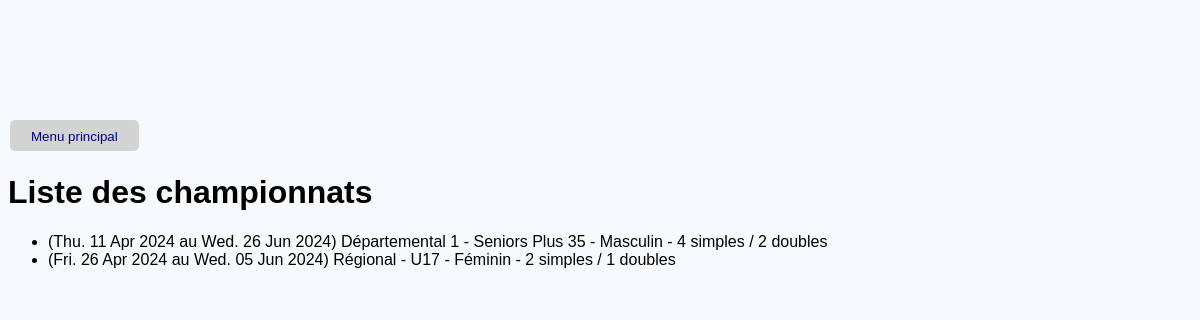
/list_championships, run on the app's committed database.
### TennisModel.py (models this page shows, shortened)
class Championship(db.Model):
    __tablename__ = 'championship'
    id = db.Column(db.Integer, primary_key=True)
    startDate = db.Column(db.Date, nullable=False)
    endDate = db.Column(db.Date, nullable=False)
    singlesCount = db.Column(db.Integer, nullable=False)
    doublesCount = db.Column(db.Integer, nullable=False)
    divisionId = db.Column(db.Integer, db.ForeignKey('division.id'))  # Ajout de la clé étrangère vers la division
    division = relationship('Division')  # Relation avec la division
    pools = relationship('Pool', back_populates='championship')  # Relation avec les poules du championnat
    @property
    def name(self):
        division = Division.query.get(self.divisionId)
        return f'{division.name}'
    def __repr__(self):
        return f'{self.name}'

class Division(db.Model):
    __tablename__ = 'division'
    id = db.Column(db.Integer, primary_key=True)
    type = db.Column(db.Integer, nullable=False)  # Champ National/Prenational/Regional/Departmental
    number = db.Column(db.Integer, nullable=True)  # Niveau de division dans la catégorie définie dans type
    gender = db.Column(db.Integer, nullable=False)  # Champ masculin/féminin (0 pour masculin, 1 pour féminin, 2 pour mixte)
    ageCategoryId = db.Column(db.Integer, db.ForeignKey('age_category.id'), nullable=False)
    ageCategory = relationship('AgeCategory')
    @property
    def name(self) -> str:
        categories = {0: 'National', 1: 'Prénational', 2: 'Régional', 3: 'Départemental'}
        gender = {0: 'Masculin', 1: 'Féminin', 2: 'Mixte'}
        level = f' {self.number}' if self.number else ''
        return f'{categories[self.type]}{level} - {self.ageCategory} - {gender[self.gender]}'

class AgeCategory(db.Model):
    __tablename__ = 'age_category'
    id = db.Column(db.Integer, primary_key=True)
    type = db.Column(db.Integer, nullable=False)  # Champ Jeunes/Seniors/Vétérans (0 pour jeunes, 1 pour seniors, 2 pour vétérans)
    minAge = db.Column(db.Integer, nullable=False)
    maxAge = db.Column(db.Integer, nullable=False)
    @property
    def name(self) -> str:
        categories = {0: 'Jeunes', 1: 'Seniors', 2: 'Seniors Plus'}
        if self.type == 0:
            return f'U{self.minAge}'
        elif self.type == 1:
            return categories[self.type]
        else:
            return f'{categories[self.type]} {self.minAge}'
    def __repr__(self):
        return f'{self.name}'

### flask_app.py (the view)
@app.route('/list_championships')
def list_championships():
    championships = Championship.query.all()
    app.logger.debug(f'championships: {championships}')
    return render_template('list_championships.html', championships=championships)

### flask_app.py (called while the page is built)
@app.before_request
def create_tables():
    db.create_all()

### templates/list_championships.html (shortened to what this page needs)
{% extends 'base.html' %}
{% block main %}
  {% if championships %}
  <h1>Liste des championnats</h1>
  <ul>
    {% for championship in championships %}
      {% set gender = 'Hommes' if championship.gender == 0 else 'Femmes' if championship.gender == 1 else 'Mixte'%}
      <li>({{ championship.startDate.strftime('%a. %d %b %Y') }} au {{ championship.endDate.strftime('%a. %d %b %Y') }}) {{ championship.name }} - {{ championship.singlesCount }} simples / {{ championship.doublesCount }} doubles</li>
    {% endfor %}
  </ul>
  {% else %}
  <p style="font-size: 16px; text-align: center;">Pas de championnat! ✌️</p>
  {% endif %}
{% endblock %}

### static/css/style.css (style rules this page uses)
body { background-color: #F7FAFC; justify-content: center; margin-top: 10%; font-family: Arial, Helvetica, sans-serif; }

### data on the page
Championship: startDate "Thu. 11 Apr 2024", endDate "Wed. 26 Jun 2024", name "Départemental 1 - Seniors Plus 35 - Masculin", singlesCount "4", doublesCount "2"
Championship: startDate "Fri. 26 Apr 2024", endDate "Wed. 05 Jun 2024", name "Régional - U17 - Féminin", singlesCount "2", doublesCount "1"
